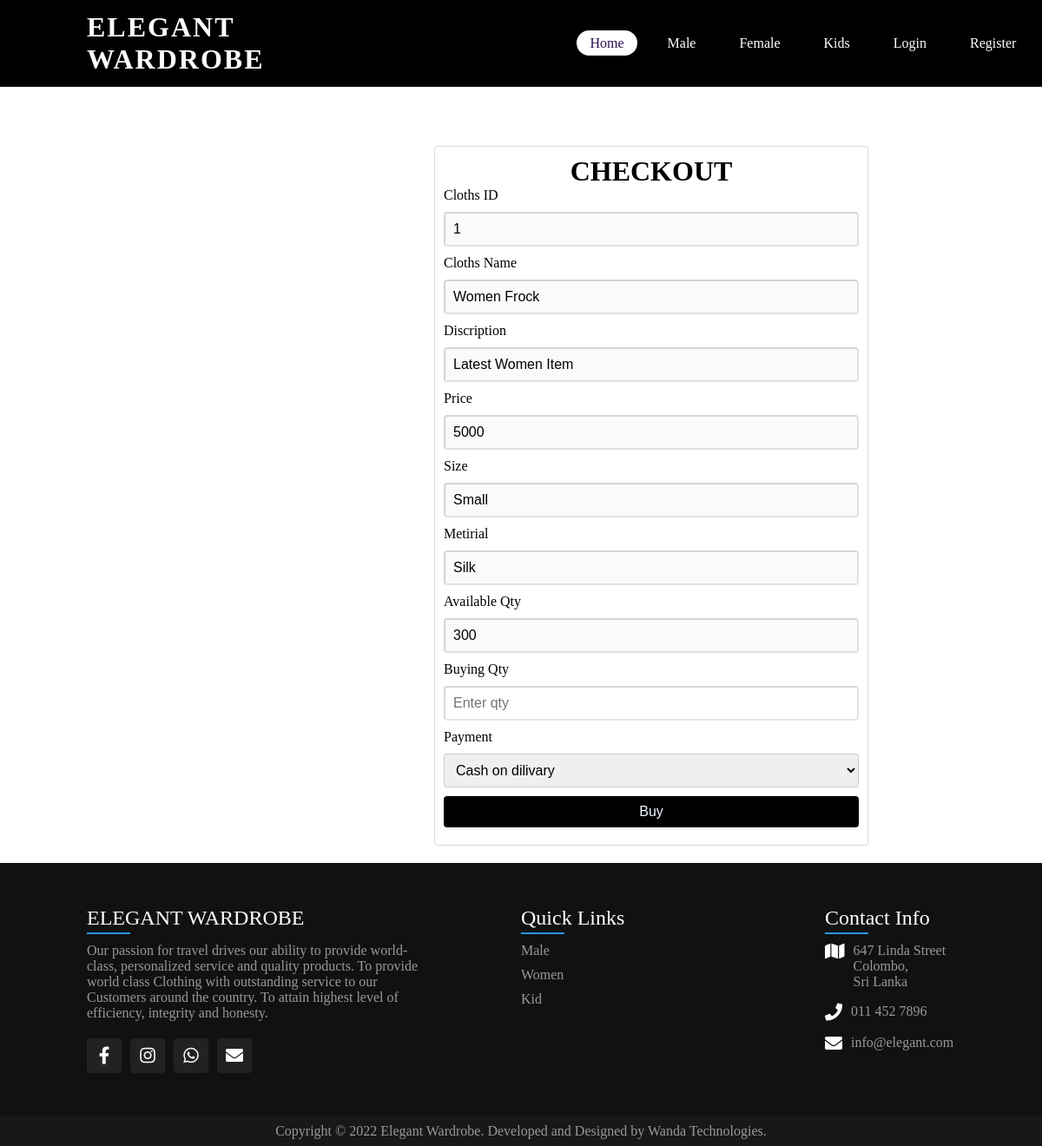
The app's page /View-Female-Cloths.php?view=1 with its own data.
### tables this page shows
CREATE TABLE `fclothes` (
  `id` int(11) NOT NULL,
  `name` varchar(100) NOT NULL,
  `discription` varchar(255) NOT NULL,
  `price` varchar(100) NOT NULL,
  `size` varchar(100) NOT NULL,
  `metirial` varchar(100) NOT NULL,
  `file` text NOT NULL,
  `qty` int(11) NOT NULL
);

### View-Female-Cloths.php (the view, shortened to what this page needs)
<html>
  <head>
    <link rel="stylesheet" type="text/css" href="Admin.css">
    <link rel="stylesheet" href="style.css">
  </head>
  <body>
  <?php include("connection.php");
  ?>
  <?php
        if(isset($_GET['view'])){
        $id = $_GET['view'];
        }
           $query = "select * from fclothes where id = '$id'";
           $update = mysqli_query($conn,$query);
           while($row = mysqli_fetch_assoc($update)) {
            $id = $row['id'];
            $Name = $row['name'];
            $Discription = $row['discription'];
            $price = $row['price'];
            $Size = $row['size'];
            $Metirial = $row['metirial'];
            $qty = $row['qty'];
           }
           ?>
<div class="header">
        <div class="navBar">
     <div class="logo">
     <a href="index.php" class="name">ELEGANT WARDROBE</a>
     </div>
     <div class="nav-links">
        <ul>
        <li> <a href="index.php" class='active'>Home</a> </li>
            <li> <a href ="Male_cloths.php">Male</a></li>
            <li> <a href="Female_cloths.php"> Female</a></li>
            <li> <a href="Kids_cloths.php"> Kids</a></li>
            <?php if( isset($_SESSION['type']) && !empty($_SESSION['type']) )
{
?><li><a href="logout.php">Log Out</a><li>
    <?php }else{ ?>
        <li> <a href="Login.php"> Login</a> </li>
        <li> <a href="Register.php">Register</a> </li>
    <?php } ?>
        </ul>
    </div>
</div>
    <div class="form1">
      <br>
        <div class="Details">
          <h1>CHECKOUT</h1>
			<form action="" method="post" name="form1" >
             <div class="formGrp">
            <label class="labelGrp">Cloths ID</label>
              <input class="achr" type="text" name="Cloths_ID" value="<?php echo $id; ?>"/ required disabled>
            </div>
            <div class="formGrp">
            <label class="labelGrp">Cloths Name</label>
              <input class="achr" type="text" name="Cloths_Name" value="<?php echo $Name; ?>"/ required disabled>
            </div>
            <div class="formGrp">
            <label class="labelGrp">Discription</label>
              <input class="achr" type="text" name="Discription" value="<?php echo $Discription; ?>"/ required disabled>
            </div>
            <div class="formGrp">
            <label class="labelGrp">Price</label>
              <input class="achr" type="text" name="Price"  value="<?php echo $price; ?>" placeholder="Enter Name" disabled>
            </div>
            <div class="formGrp">
            <label class="labelGrp">Size</label>
              <input class="achr" type="text" name="Size"   value="<?php echo $Size; ?>" placeholder="Enter Name" disabled>
            </div>
            <div class="formGrp">
                <label class="labelGrp">Metirial</label>
              <input class="achr" type="text" name="Metirial" value="<?php echo $Metirial; ?>" placeholder="Enter City" disabled>
            </div>
            <div class="formGrp">
            <label class="labelGrp">Available Qty</label>
              <input class="achr" type="text" name="clothes_Ava_qty"   value="<?php echo $qty; ?>" placeholder="Enter qty" disabled>
            </div>
            <div class="formGrp">
            <label class="labelGrp">Buying Qty</label>
              <input class="achr" type="text" name="clothes_Buy_qty"  placeholder="Enter qty" required>
            </div>
            <div class="formGrp">
              <label class="labelGrp">Payment</label>
            <select name="Size" class="achr" value="<?php echo $Size; ?>">
             <option value="Cash">Cash on dilivary</option>
             </select>
            </div>
            <div class="formGrp">
            <div class="formGrp">
              <button class="achr regClass btn" type="Submit" value="Submit" name="Submit" >Buy</button>
            </div>
            </div>
          </form>
        </div>
    </div>
    <?php include("footer.php");?>
  </body>
</html>

### footer.php (shortened to what this page needs)
<!DOCTYPE html>
<html lang="fr">
<head>
    <link href="foot.css" rel="stylesheet">
    <link rel="stylesheet" href="https://cdnjs.cloudflare.com/ajax/libs/font-awesome/4.7.0/css/font-awesome.min.css">
    <link rel="stylesheet" href="https://cdnjs.cloudflare.com/ajax/libs/font-awesome/5.14.0/css/all.min.css">
    <link rel="stylesheet" href="https://cdn.jsdelivr.net/npm/@fortawesome/fontawesome-free@5.15.4/css/fontawesome.min.css">
</head>
<body>
<footer>
      <div class="container">
        <div class="sec aboutus">
          <h2>ELEGANT WARDROBE</h2>
          <p>Our passion for travel drives our ability to provide world-class, personalized service and quality products. To provide world class Clothing with outstanding service to our Customers around the country. To attain highest level of efficiency, integrity and honesty.</p>
          <ul class="sci">
            <li><a href="#"><i class="fab fa-facebook-f"></i></a></li>
            <li><a href="#"><i class="fab fa-instagram"></i></a></li>
            <li><a href="#"><i class="fab fa-whatsapp"></i></a></li>
            <li><a href="#"><i class="fa fa-envelope" aria-hidden="true"></i></a></li>
          </ul>
        </div>
        <div class="quicklink">
          <h2>Quick Links</h2>
          <ul>
              <li><a href="Male_cloths.php">Male</a></li>
              <li><a href="Female_cloths.php">Women</a></li>
              <li><a href="Kids_cloths.php">Kid</a></li>
          </ul>
        </div>
        <div class="contact">
          <h2>Contact Info</h2>
          <ul class="info">
            <li>
            <span><i class="fa fa-map" aria-hidden="true"></i></span>
            <span>647 Linda Street <br>
            Colombo, <br> Sri Lanka</span>
            </li>
            <li>
              <span><i class="fa fa-phone" aria-hidden="true"></i></span>
              <p><a href="tel:0114527896">011 452 7896</a></p>
              </li>
              <li>
                <span><i class="fa fa-envelope" aria-hidden="true"></i></span>
                <p><a href="mailto:info@elegant.com">info@elegant.com</a></p>
              </li>
          </ul>
          </div>
      </div>
    </footer>
    <div class="copyright">
      <p>Copyright © 2022 Elegant Wardrobe. Developed and Designed by Wanda Technologies.</p>
    </div>
</body>

### admin.css (style rules this page uses)
body { background-color: #fff; }
.Details { width:500PX; margin: 20px; margin-left: 500px; margin-top: 150PX; text-align: center; border: 1px solid rgba(0, 0, 0, 0.15); border-radius: .25rem; padding: 10px; flex-direction: column; flex: 1 1 auto; position: relative; flex-wrap: wrap; display: inline-block; }
.achr { display: block; width: 100%; color: black; margin-bottom: 10px; text-decoration: none; font-size: 1rem; padding: 9px; box-sizing: border-box; border-radius: .25rem; border-color: rgba(0, 0, 0, 0.15); }
.regClass { background-color: black; border-color: rgba(0,102,255, 0.8); color: aliceblue; }
.formGrp { text-align: left; }
.labelGrp { margin-bottom: 10px; display: inline-block; }
.btn { border-width: 0; }

### style.css (style rules this page uses)
* { margin: 0px; padding: 0; box-sizing: border-box; }
body { min-height: 100vh; background-size: cover; background-repeat: no-repeat; background-position: center; overflow-x: hidden; }
.header { background-color: white ; height: 100vh; background-position: center; background-size: cover; width: 100%; }
.navBar { position: absolute; top: 0; left: 0; width: 100%; padding: 30px 100px; display: flex; justify-content: space-between; align-items: center; z-index: 10000; background-color: black; height: 100px; }
.logo .name { color: #fff; font-weight: 700; text-decoration: none; font-size: 2em; text-transform: uppercase; letter-spacing: 2px; margin-right: 340px; }
.nav-links ul { display: flex; justify-self: center; align-items: center; }
.nav-links ul li { list-style: none; margin-left: 20px; }
.nav-links ul li a { text-decoration: none; padding: 6px 15px; color: #fff; border-radius: 20px; }
.nav-links ul li a:hover , .nav-links ul li a.active { background: #fff; color: #2b1055; }

### foot.css (style rules this page uses)
footer { position: relative; width: 100%; height: auto; padding: 50px 100px; background: #111; display: flex; justify-content: space-between; flex-wrap: wrap; }
footer .container { display: flex; justify-content: space-between; flex-wrap: wrap; flex-direction: row; }
footer .container .sec { margin-right: 30px; }
footer .container .sec.aboutus { width: 40%; }
footer .container h2 { position: relative; color: #fff; font-weight: 500; margin-bottom: 15px; }
footer .container h2:before { content: ''; position: absolute; bottom: -5px; left: 0; width: 50px; height: 2px; background: #2696E9; }
footer p { color: #999; }
.sci { margin-top: 20px; display: flex; }
.sci li { list-style: none; }
.sci li a { display: inline-block; width: 40px; height: 40px; background: #222; display: flex; justify-content: center; align-items: center; margin-right: 10px; text-decoration: none; border-radius: 4px; }
.sci li a .fa { color: #fff; font-size: 20px; }
.sci li a .fab { color: #fff; font-size: 20px; }
.quicklink { position: relative; width: 25%; margin-right: 30px; }
.quicklink ul li { list-style:none; }
.quicklink ul li a { color: #999; text-decoration: none; margin-bottom: 10px; display: inline-block; }
.contact { width: calc(35% - 200px); margin-right: 0 !important; }
.contact .info { position: relative; }
.contact .info li { display: flex; margin-bottom: 16px; }
.contact .info li span:nth-child(1) { color: #fff; font-size: 20px; margin-right: 10px; }
.contact .info li span { color: #999; }
.contact .info li a { color: #999; text-decoration: none; }
.copyright { width: 100%; background: #181818; padding: 8px 100px; text-align: center; color: #999; }

### records on screen
fclothes: Cloths_ID "1", Cloths_Name "Women Frock", Discription "Latest Women Item", Price "5000", Size "Small", Metirial "Silk", clothes_Ava_qty "300", Size "Cash on dilivary"
